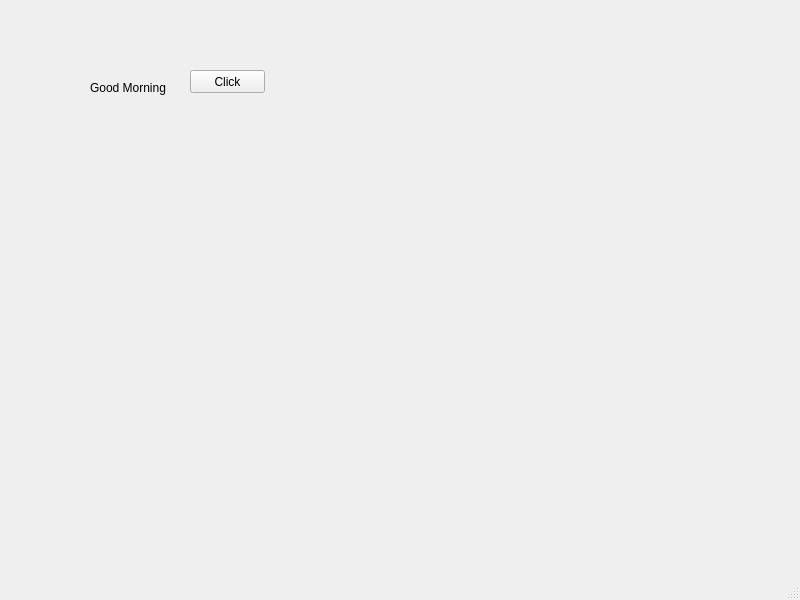
<?xml version="1.0" encoding="UTF-8"?>
<ui version="4.0">
 <class>MainWindow</class>
 <widget class="QMainWindow" name="MainWindow">
  <property name="geometry">
   <rect>
    <x>0</x>
    <y>0</y>
    <width>800</width>
    <height>600</height>
   </rect>
  </property>
  <property name="windowTitle">
   <string>MainWindow</string>
  </property>
  <widget class="QWidget" name="centralwidget">
   <widget class="QLabel" name="lbl">
    <property name="geometry">
     <rect>
      <x>90</x>
      <y>80</y>
      <width>91</width>
      <height>16</height>
     </rect>
    </property>
    <property name="text">
     <string>Good Morning</string>
    </property>
   </widget>
   <widget class="QPushButton" name="pb">
    <property name="geometry">
     <rect>
      <x>190</x>
      <y>70</y>
      <width>75</width>
      <height>23</height>
     </rect>
    </property>
    <property name="text">
     <string>Click</string>
    </property>
   </widget>
  </widget>

  <widget class="QStatusBar" name="statusbar"/>
 </widget>
 <resources/>
 <connections/>
</ui>
